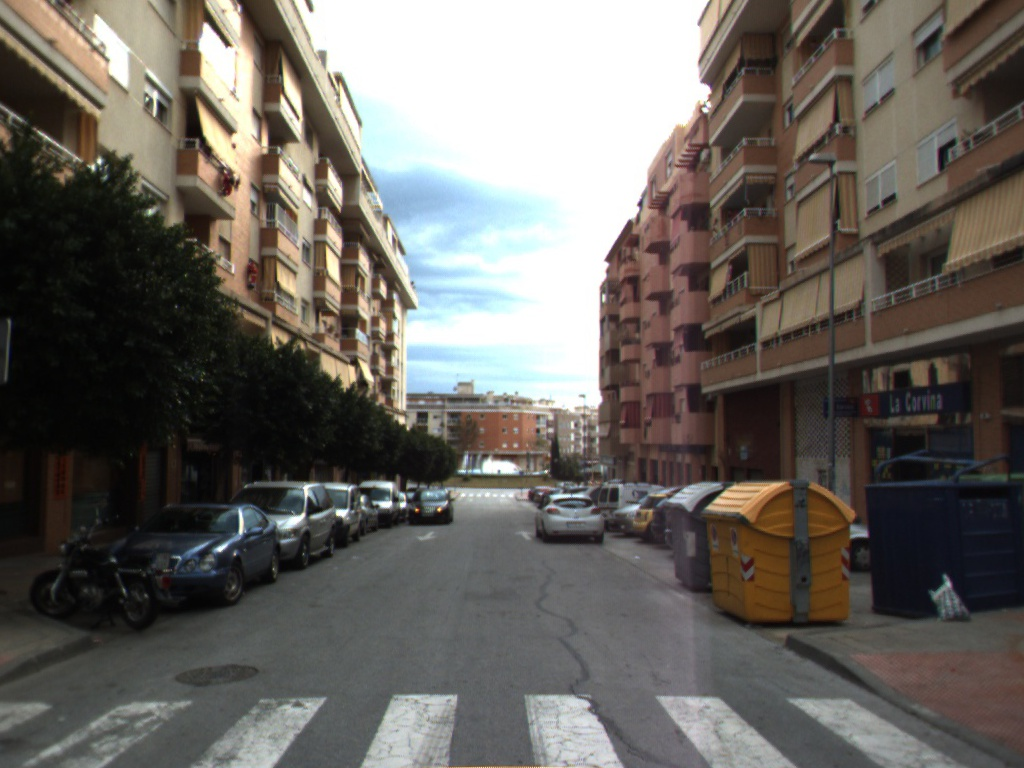
//> input picture assignments/cpp/left.jpg, 1024 x 768 px
$ ./line_fitting 2   (built with g++ and OpenCV 4)
//> lines starting //> are read from the running program, lines starting //| are printed output that depends on the picture; after the words box and inside, x2 and y2 are one past the last pixel; in counts of white or black regions, pixels touching at a corner belong together
#include <opencv2/core/core.hpp>
#include <opencv2/highgui/highgui.hpp>
#include "opencv2/imgproc/imgproc.hpp"
#include <opencv2/cvconfig.h>
#include <iostream>
#include <string>


using namespace cv;
using namespace std;

void DrawPoints(vector<Point2d> &points,
	Mat image);

void FitLineRANSAC(
	const vector<Point2d> &points,
	vector<int> &inliers,
	Mat &line,
	double threshold,
	int iteration_number,
	Mat *image = nullptr,
	bool shouldDraw = false);

int main(int argc, char *argv[])
{
	if( argc != 2)
    {
		cout << "Use a threshold parameter" << endl;
		return -1;
    }

    string img_name = "left.jpg";

    Mat image = imread(img_name);
//> image is the input picture: 768 rows x 1024 cols, CV_8UC3; mean B, G, R 95.5, 100.7, 104.7
    Mat contours;

    Canny(image,contours,100,200);
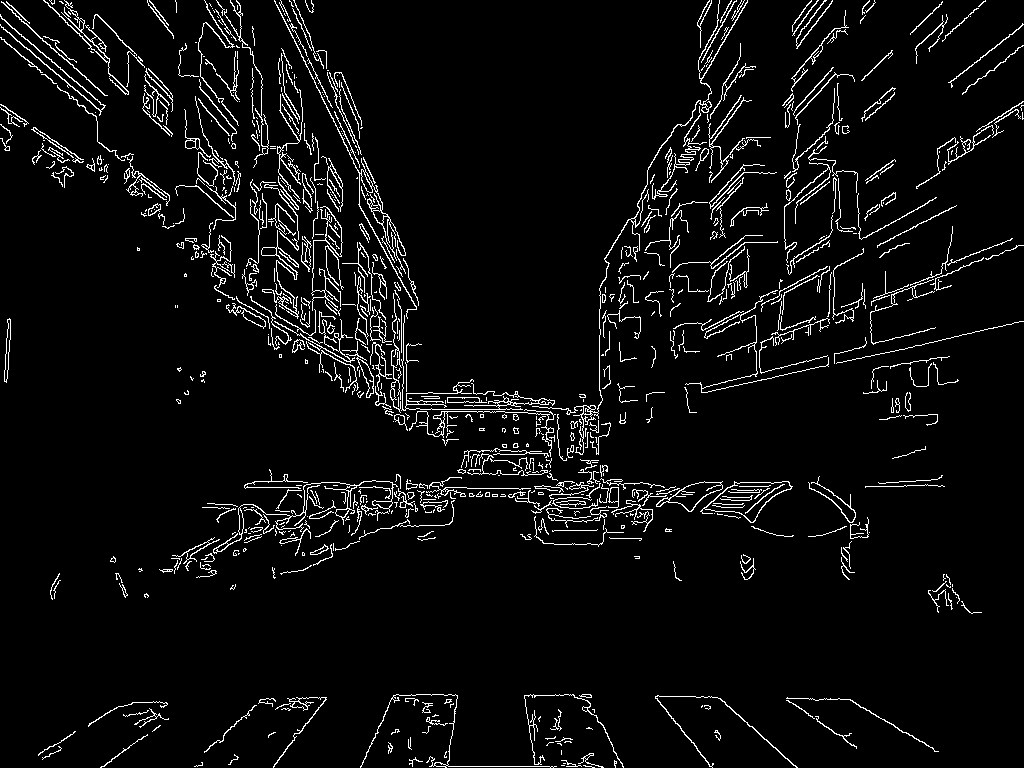
//> contours: 768 rows x 1024 cols, CV_8UC1; 4.9% white in thin lines or dots

    namedWindow("Image");
    imshow("Image",image);

    namedWindow("Canny");
    imshow("Canny",contours);

    Mat edge_binary = contours / 255;
//> edge_binary: 768 rows x 1024 cols, CV_8UC1; values 0 (black) and 1 (white), 4.9% white in thin lines or dots

    // The indices of the points of the line
	vector<int> inliers;
	// The parameters of the line
	Mat bestLine;

    Mat results = Mat::zeros(edge_binary.rows, edge_binary.cols, CV_8UC3); // The image where we draw results.
    vector<Point2d> points;

    for (int i=0; i<edge_binary.rows; i++) {
        for (int j=0; j < edge_binary.cols; j++)
        {
            //cout << edge_binary.at<double>(i, j) << endl;
            if (edge_binary.at<bool>(i, j)){
                points.push_back(cv::Point2d(j, i));
            }
        }
    }
//> after the loop, points = 38820 items

    DrawPoints(points, results);

    imshow("Image", results);


    FitLineRANSAC(
		points, // The generated 2D points
		inliers, // Output: the indices of the inliers
		bestLine, // Output: the parameters of the found 2D line
		atof(argv[1]), // The inlier-outlier threshold
		1000, // The number of iterations
		&results,// Optional: the image where we can draw results
		false);

	imshow("Result", results);

	imwrite("result_" + img_name, results);

    waitKey(0);
}

void DrawPoints(vector<Point2d> &points,
	Mat image)
{
	for (int i = 0; i < points.size(); ++i)
	{
		// Draws a circle
		circle(image, // to this image
			points[i], // at this location
			1, // with this radius
			Scalar(255, 255, 255), // and this color
			-1); // The thickness of the circle's outline. -1 = filled circle
	}
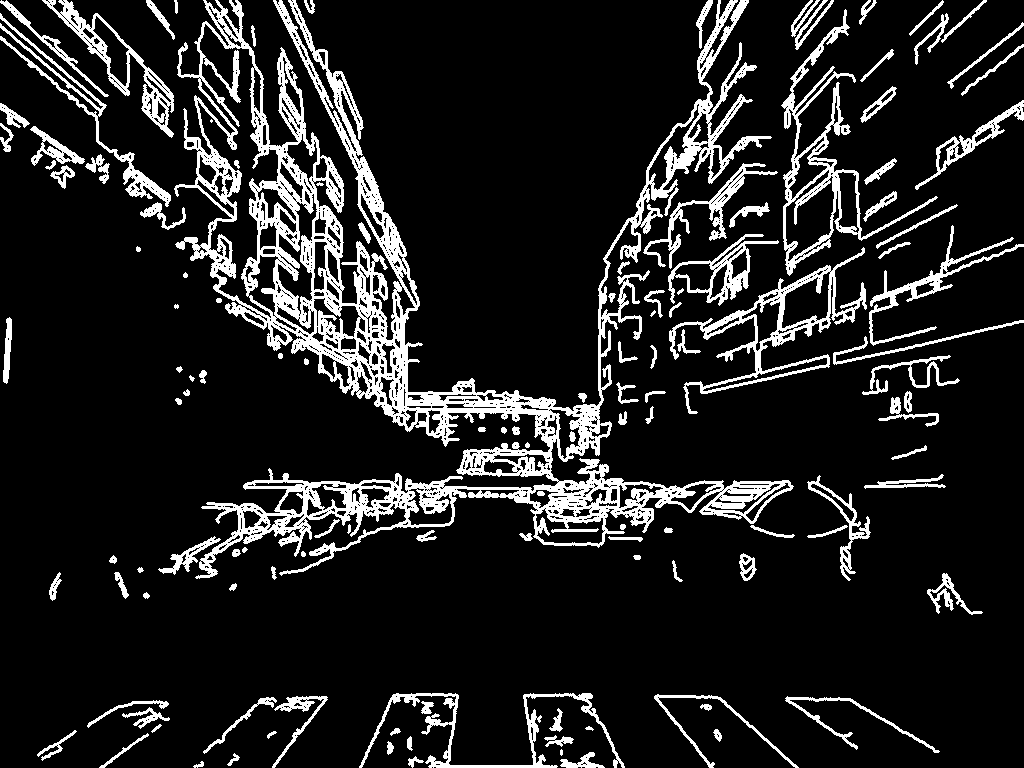
//> image: 768 rows x 1024 cols, CV_8UC3; 12.7% white; 130 white regions (4 under 20 px), largest, box (x1, y1, x2, y2) and area: (174, 0, 794, 579) 56353, (781, 9, 938, 276) 4795, (669, 247, 867, 414) 4533
}

// Apply RANSAC to fit points to a 2D line
void FitLineRANSAC(
	const vector<Point2d> &points_,
	vector<int> &inliers_,
	Mat &line_,
	double threshold_,
	int maximum_iteration_number_,
	Mat *image_,
	bool shouldDraw)
{
//> called with threshold_ = 2, maximum_iteration_number_ = 1000, shouldDraw = false
	// The current number of iterations
	int iterationNumber = 0;
	// The number of inliers of the current best model
	int bestInlierNumber = 0;
	// The indices of the inliers of the current best model
	vector<int> bestInliers, inliers;
	bestInliers.reserve(points_.size());
	inliers.reserve(points_.size());
	// The parameters of the best line
	Mat bestLine(3, 1, CV_64F);
	// Helpers to draw the line if needed
	Point2d bestPt1, bestPt2;
	// The sample size, i.e., 2 for 2D lines
	constexpr int kSampleSize = 2;
	// The current sample
	std::vector<int> sample(kSampleSize);

	cv::Mat tmp_image;

	// RANSAC:
	// 1. Select a minimal sample, i.e., in this case, 2 random points.
	// 2. Fit a line to the points.
	// 3. Count the number of inliers, i.e., the points closer than the threshold.
	// 4. Store the inlier number and the line parameters if it is better than the previous best.

	while (iterationNumber++ < maximum_iteration_number_)
	{
		// 1. Select a minimal sample, i.e., in this case, 2 random points.
		for (size_t sampleIdx = 0; sampleIdx < kSampleSize; ++sampleIdx)
		{
			do
			{
				// Generate a random index between [0, pointNumber]
				sample[sampleIdx] =
					round((points_.size() - 1) * static_cast<double>(rand()) / static_cast<double>(RAND_MAX));

				// If the first point is selected we don't have to check if
				// that particular index had already been selected.
				if (sampleIdx == 0)
					break;

				// If the second point is being generated,
				// it should be checked if the index had been selected beforehand.
				if (sampleIdx == 1 &&
					sample[0] != sample[1])
					break;
			} while (true);
		}

		if (shouldDraw)
		{
			tmp_image = image_->clone();

			circle(tmp_image, // to this image
				points_[sample[0]], // at this location
				10, // with this radius
				Scalar(255, 0, 0), // and this color
				-1); // The thickness of the circle's outline. -1 = filled circle

			circle(tmp_image, // to this image
				points_[sample[1]], // at this location
				10, // with this radius
				Scalar(255, 0, 0), // and this color
				-1); // The thickness of the circle's outline. -1 = filled circle
		}

		// 2. Fit a line to the points.
		const Point2d &p1 = points_[sample[0]]; // First point selected
		const Point2d &p2 = points_[sample[1]]; // Second point select
		Point2d v = p2 - p1; // Direction of the line
		// cv::norm(v) = sqrt(v.x * v.x + v.y * v.y)
		v = v / cv::norm(v);
		// Rotate v by 90� to get n.
		Point2d n;
		n.x = -v.y;
		n.y = v.x;
		// To get c use a point from the line.
		double a = n.x;
		double b = n.y;
		double c = -(a * p1.x + b * p1.y);

		// Draw the 2D line
		if (shouldDraw)
		{
			cv::line(tmp_image,
				Point2d(0, -c / b),
				Point2d(tmp_image.cols, (- a * tmp_image.cols - c) / b),
				cv::Scalar(0, 255, 0),
				2);
		}

		// - Distance of a line and a point
		// - Line's implicit equations: a * x + b * y + c = 0
		// - a, b, c - parameters of the line
		// - x, y - coordinates of a point on the line
		// - n = [a, b] - the normal of the line
		// - Distance(line, point) = | a * x + b * y + c | / sqrt(a * a + b * b)
		// - If ||n||_2 = 1 then sqrt(a * a + b * b) = 1 and I don't have do the division.

		// 3. Count the number of inliers, i.e., the points closer than the threshold.
		inliers.clear();
		for (size_t pointIdx = 0; pointIdx < points_.size(); ++pointIdx)
		{
			const Point2d &point = points_[pointIdx];
			const double distance =
				abs(a * point.x + b * point.y + c);

			if (distance < threshold_)
			{
				inliers.emplace_back(pointIdx);

				if (shouldDraw)
				{
					circle(tmp_image, // to this image
						points_[pointIdx], // at this location
						3, // with this radius
						Scalar(0, 0, 255), // and this color
						-1); // The thickness of the circle's outline. -1 = filled circle
				}
			}
		}

        cout << "Inliner number: " << inliers.size() << endl;
		// 4. Store the inlier number and the line parameters if it is better than the previous best.
		if (inliers.size() > 20)
		{

			cv::line(*image_,
				Point2d(0, -c / b),
				Point2d(image_->cols, (- a * image_->cols - c) / b),
				cv::Scalar(0, 0, 255),
				2);
		}

		if (shouldDraw)
		{
			cv::line(tmp_image,
				Point2d(0, -bestLine.at<double>(2) / bestLine.at<double>(1)),
				Point2d(tmp_image.cols, (-bestLine.at<double>(0) * tmp_image.cols - bestLine.at<double>(2)) / bestLine.at<double>(1)),
				cv::Scalar(255, 0, 0),
				2);

			cv::imshow("Image", tmp_image);
			cv::waitKey(0);
		}
	}
//> this loop made 1000 passes
//> (p1, p2, v, a, b, c) on passes 1 to 3: (Point(558, 510), Point(222, 237), Point(-0.776, -0.631), 0.631, -0.776, 43.95), (Point(750, 490), Point(301, 496), Point(-1, 0.0134), -0.0134, -1, 500), (Point(170, 571), Point(996, 129), Point(0.882, -0.472), 0.472, 0.882, -583.7)
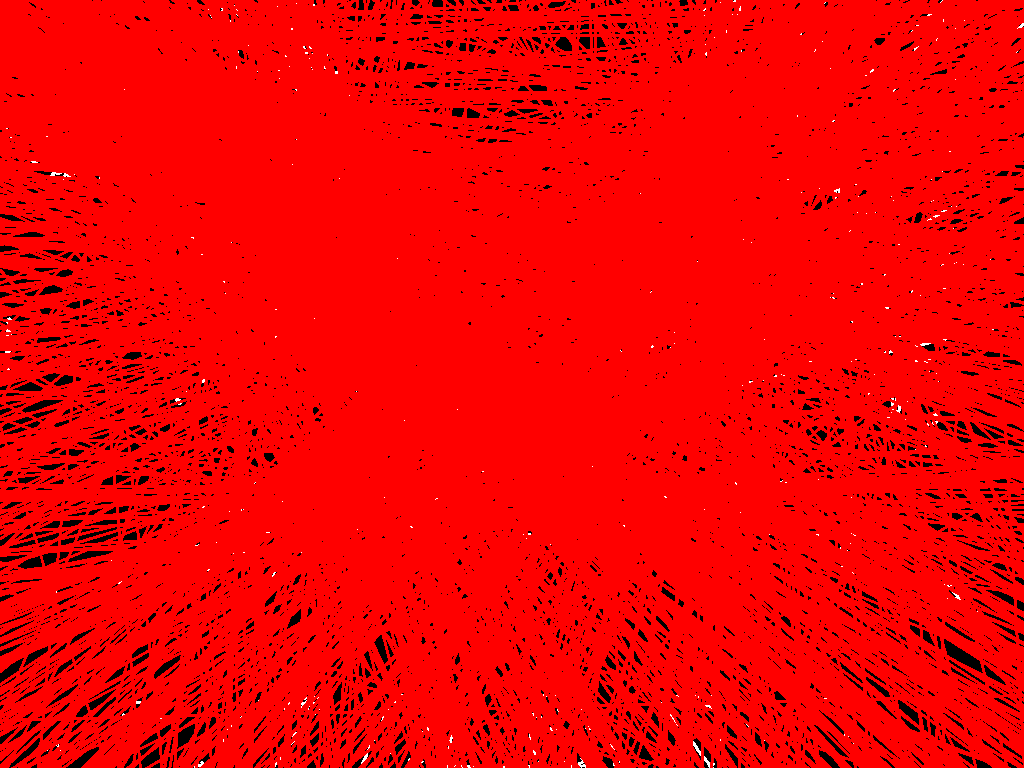
//> image_: 768 rows x 1024 cols, CV_8UC3; mean B, G, R 0.4, 0.4, 239.5
//> after the loop, iterationNumber = 1001; inliers = 230 values from 15792 to 35787
}

$ run again, with assignments/cpp/0095.jpg copied over assignments/cpp/left.jpg
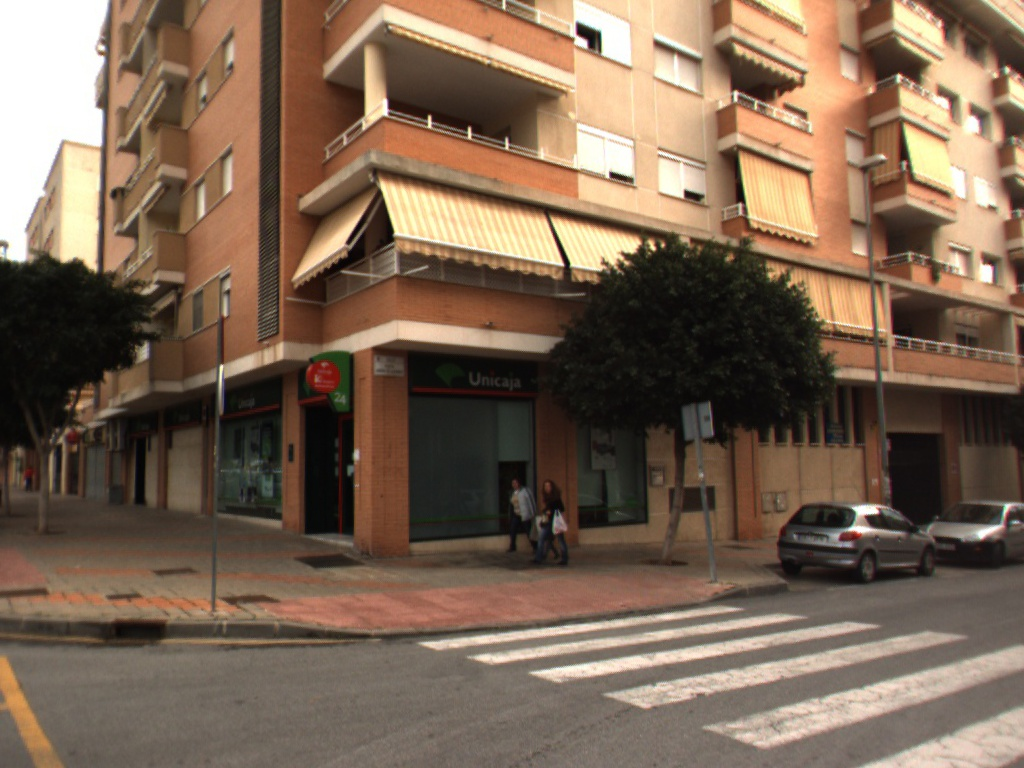
//> input picture assignments/cpp/0095.jpg, 1024 x 768 px
//> image is the input picture: 768 rows x 1024 cols, CV_8UC3; mean B, G, R 82.7, 101, 122.8
//> `Canny(image,contours,100,200);`:
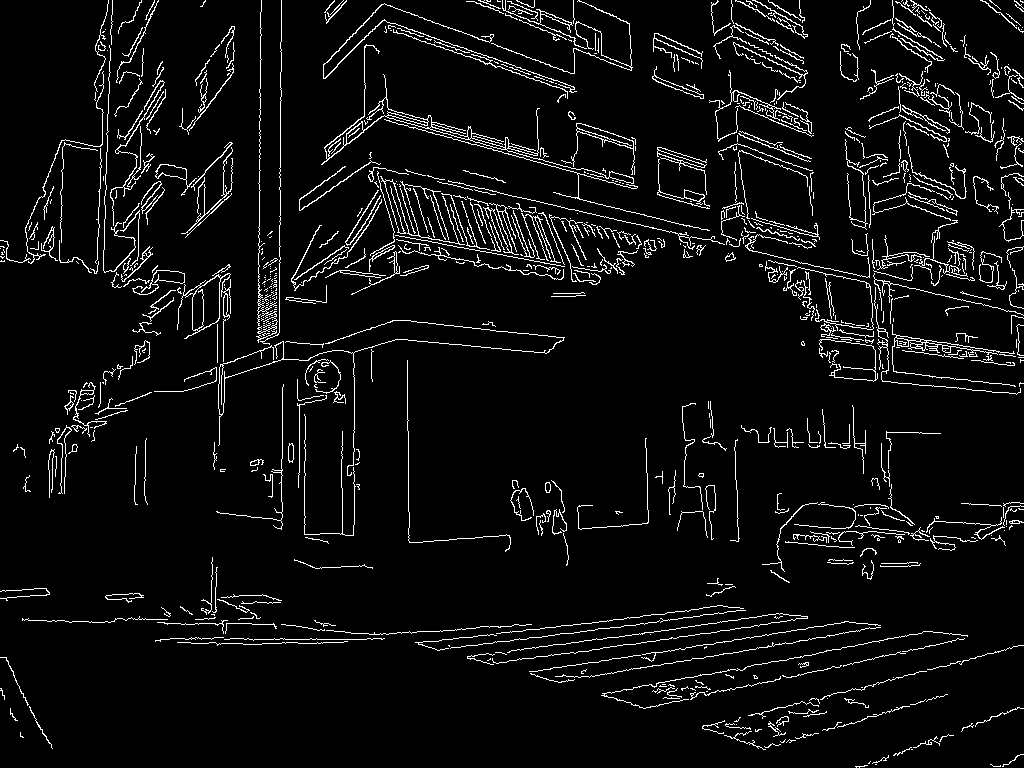
//> contours: 768 rows x 1024 cols, CV_8UC1; 5.4% white in thin lines or dots
//> edge_binary: 768 rows x 1024 cols, CV_8UC1; values 0 (black) and 1 (white), 5.4% white in thin lines or dots
//> after the loop `for (int i=0; i<edge_binary.rows; i++)`: points = 42835 items
//> the loop in FitLineRANSAC, `while (iterationNumber++ < maximum_iteration_number_)` made 1000 passes
//> (p1, p2, v, a, b, c) on passes 1 to 3: (Point(422, 542), Point(206, 217), Point(-0.554, -0.833), 0.833, -0.554, -51.45), (Point(134, 495), Point(899, 511), Point(1, 0.0209), -0.0209, 1, -492.1), (Point(454, 638), Point(993, 120), Point(0.721, -0.693), 0.693, 0.721, -774.6)
//> after the loop in FitLineRANSAC, `while (iterationNumber++ < maximum_iteration_number_)`:
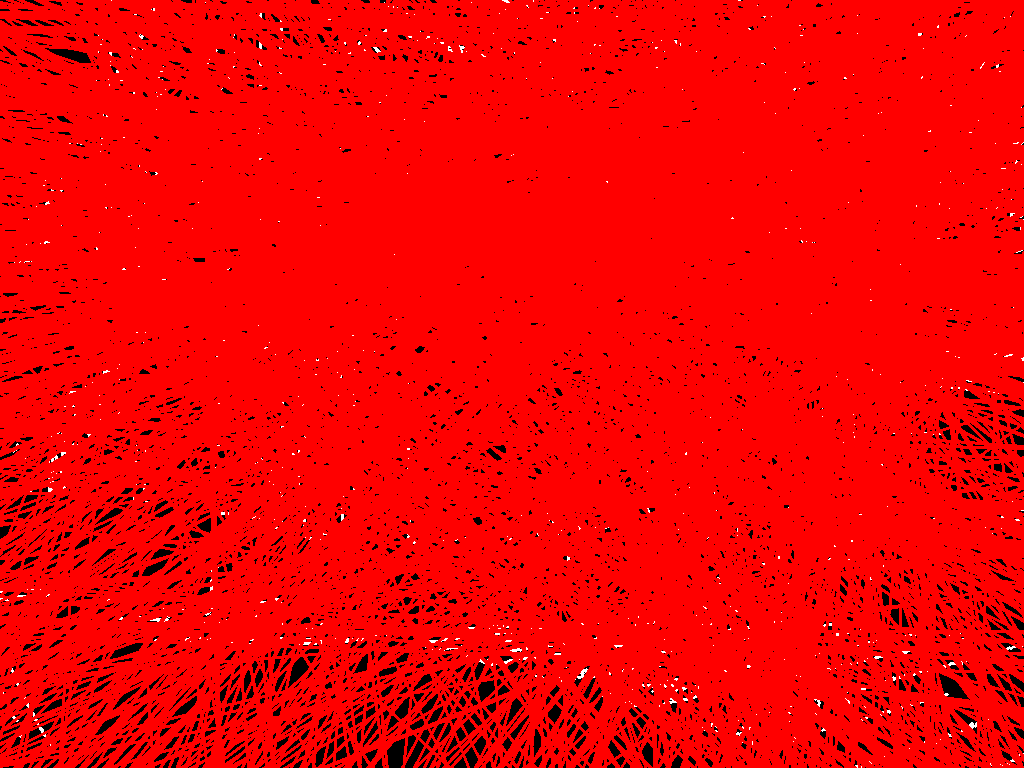
//> image_: 768 rows x 1024 cols, CV_8UC3; mean B, G, R 0.8, 0.8, 240.4
//> after the loop in FitLineRANSAC, `while (iterationNumber++ < maximum_iteration_number_)`: iterationNumber = 1001; inliers = 189 values from 19688 to 29122
